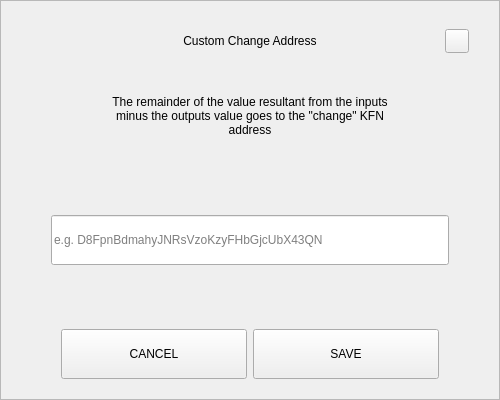
<?xml version="1.0" encoding="UTF-8"?>
<ui version="4.0">
 <class>SendChangeAddressDialog</class>
 <widget class="QDialog" name="SendChangeAddressDialog">
  <property name="geometry">
   <rect>
    <x>0</x>
    <y>0</y>
    <width>500</width>
    <height>400</height>
   </rect>
  </property>
  <property name="windowTitle">
   <string>Dialog</string>
  </property>
  <layout class="QVBoxLayout" name="verticalLayout">
   <property name="spacing">
    <number>0</number>
   </property>
   <property name="leftMargin">
    <number>0</number>
   </property>
   <property name="topMargin">
    <number>0</number>
   </property>
   <property name="rightMargin">
    <number>0</number>
   </property>
   <property name="bottomMargin">
    <number>0</number>
   </property>
   <item>
    <widget class="QFrame" name="frame">
     <property name="styleSheet">
      <string notr="true"/>
     </property>
     <property name="frameShape">
      <enum>QFrame::StyledPanel</enum>
     </property>
     <property name="frameShadow">
      <enum>QFrame::Raised</enum>
     </property>
     <layout class="QVBoxLayout" name="verticalLayout_2" stretch="0,0,0,0,0,0,0">
      <property name="spacing">
       <number>0</number>
      </property>
      <property name="leftMargin">
       <number>30</number>
      </property>
      <property name="topMargin">
       <number>20</number>
      </property>
      <property name="rightMargin">
       <number>30</number>
      </property>
      <property name="bottomMargin">
       <number>20</number>
      </property>
      <item>
       <layout class="QHBoxLayout" name="horizontalLayout_3">
        <property name="spacing">
         <number>0</number>
        </property>
        <item>
         <spacer name="horizontalSpacer_2">
          <property name="orientation">
           <enum>Qt::Horizontal</enum>
          </property>
          <property name="sizeHint" stdset="0">
           <size>
            <width>40</width>
            <height>20</height>
           </size>
          </property>
         </spacer>
        </item>
        <item>
         <widget class="QLabel" name="labelTitle">
          <property name="minimumSize">
           <size>
            <width>0</width>
            <height>40</height>
           </size>
          </property>
          <property name="maximumSize">
           <size>
            <width>16777215</width>
            <height>40</height>
           </size>
          </property>
          <property name="styleSheet">
           <string notr="true">padding-left:24px;</string>
          </property>
          <property name="text">
           <string>Custom Change Address</string>
          </property>
          <property name="alignment">
           <set>Qt::AlignCenter</set>
          </property>
          <property name="margin">
           <number>7</number>
          </property>
         </widget>
        </item>
        <item>
         <spacer name="horizontalSpacer">
          <property name="orientation">
           <enum>Qt::Horizontal</enum>
          </property>
          <property name="sizeHint" stdset="0">
           <size>
            <width>40</width>
            <height>20</height>
           </size>
          </property>
         </spacer>
        </item>
        <item>
         <widget class="QPushButton" name="btnEsc">
          <property name="minimumSize">
           <size>
            <width>24</width>
            <height>24</height>
           </size>
          </property>
          <property name="maximumSize">
           <size>
            <width>24</width>
            <height>24</height>
           </size>
          </property>
          <property name="focusPolicy">
           <enum>Qt::NoFocus</enum>
          </property>
          <property name="text">
           <string/>
          </property>
         </widget>
        </item>
       </layout>
      </item>
      <item>
       <spacer name="verticalSpacer_2">
        <property name="orientation">
         <enum>Qt::Vertical</enum>
        </property>
        <property name="sizeType">
         <enum>QSizePolicy::Fixed</enum>
        </property>
        <property name="sizeHint" stdset="0">
         <size>
          <width>20</width>
          <height>20</height>
         </size>
        </property>
       </spacer>
      </item>
      <item alignment="Qt::AlignHCenter">
       <widget class="QLabel" name="labelMessage">
        <property name="minimumSize">
         <size>
          <width>0</width>
          <height>70</height>
         </size>
        </property>
        <property name="text">
         <string>The remainder of the value resultant from the inputs minus the outputs value goes to the &quot;change&quot; KFN address</string>
        </property>
        <property name="alignment">
         <set>Qt::AlignCenter</set>
        </property>
        <property name="wordWrap">
         <bool>true</bool>
        </property>
       </widget>
      </item>
      <item>
       <spacer name="verticalSpacer_3">
        <property name="orientation">
         <enum>Qt::Vertical</enum>
        </property>
        <property name="sizeHint" stdset="0">
         <size>
          <width>20</width>
          <height>40</height>
         </size>
        </property>
       </spacer>
      </item>
      <item>
       <layout class="QHBoxLayout" name="horizontalLayout_2">
        <property name="spacing">
         <number>0</number>
        </property>
        <property name="leftMargin">
         <number>20</number>
        </property>
        <property name="rightMargin">
         <number>20</number>
        </property>
        <item>
         <widget class="QLineEdit" name="lineEditAddress">
          <property name="minimumSize">
           <size>
            <width>0</width>
            <height>50</height>
           </size>
          </property>
          <property name="placeholderText">
           <string notr="true">e.g. D8FpnBdmahyJNRsVzoKzyFHbGjcUbX43QN</string>
          </property>
         </widget>
        </item>
       </layout>
      </item>
      <item>
       <spacer name="verticalSpacer">
        <property name="orientation">
         <enum>Qt::Vertical</enum>
        </property>
        <property name="sizeHint" stdset="0">
         <size>
          <width>20</width>
          <height>40</height>
         </size>
        </property>
       </spacer>
      </item>
      <item>
       <layout class="QHBoxLayout" name="horizontalLayout" stretch="2,2">
        <property name="spacing">
         <number>6</number>
        </property>
        <property name="leftMargin">
         <number>30</number>
        </property>
        <property name="rightMargin">
         <number>30</number>
        </property>
        <item>
         <widget class="QPushButton" name="btnCancel">
          <property name="minimumSize">
           <size>
            <width>180</width>
            <height>50</height>
           </size>
          </property>
          <property name="focusPolicy">
           <enum>Qt::NoFocus</enum>
          </property>
          <property name="text">
           <string>CANCEL</string>
          </property>
         </widget>
        </item>
        <item>
         <widget class="QPushButton" name="btnSave">
          <property name="minimumSize">
           <size>
            <width>180</width>
            <height>50</height>
           </size>
          </property>
          <property name="focusPolicy">
           <enum>Qt::NoFocus</enum>
          </property>
          <property name="text">
           <string>SAVE</string>
          </property>
         </widget>
        </item>
       </layout>
      </item>
     </layout>
    </widget>
   </item>
  </layout>
 </widget>
 <resources/>
 <connections/>
</ui>
